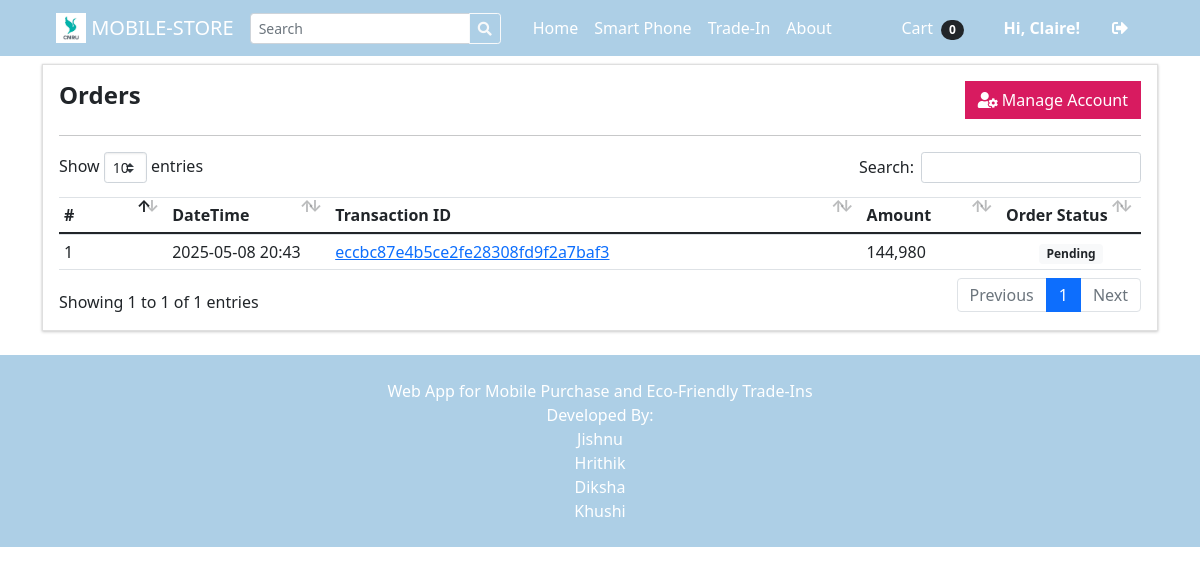
The app's page /?p=my_account (signed in) with its own data.
### tables this page shows
CREATE TABLE `categories` (
  `id` int(30) NOT NULL,
  `category` varchar(250) NOT NULL,
  `description` text DEFAULT NULL,
  `status` tinyint(1) NOT NULL DEFAULT 1,
  `date_created` datetime NOT NULL DEFAULT current_timestamp()
);

CREATE TABLE `orders` (
  `id` int(30) NOT NULL,
  `client_id` int(30) NOT NULL,
  `delivery_address` text NOT NULL,
  `payment_method` varchar(100) NOT NULL,
  `order_type` tinyint(1) NOT NULL COMMENT '1= pickup,2= deliver',
  `amount` double NOT NULL,
  `status` tinyint(2) NOT NULL DEFAULT 0,
  `paid` tinyint(1) NOT NULL DEFAULT 0,
  `date_created` datetime NOT NULL DEFAULT current_timestamp(),
  `date_updated` datetime DEFAULT NULL ON UPDATE current_timestamp()
);

### classes/DBConnection.php (called while the page is built, shortened)
<?php
class DBConnection{
    private $host = DB_SERVER;
    private $username = DB_USERNAME;
    private $password = DB_PASSWORD;
    private $database = DB_NAME;
    public $conn;
    public function __construct(){
        if (!isset($this->conn)) {
            $this->conn = new mysqli($this->host, $this->username, $this->password, $this->database);
        }
    }
}
?>

### classes/SystemSettings.php (called while the page is built, shortened)
<?php
class SystemSettings extends DBConnection{
	function userdata($field = ''){
		if(!empty($field)){
			if(isset($_SESSION['userdata'][$field]))
				return $_SESSION['userdata'][$field];
			else
				return null;
		}else{
			return false;
		}
	}
	function info($field=''){
		if(!empty($field)){
			if(isset($_SESSION['system_info'][$field]))
				return $_SESSION['system_info'][$field];
			else
				return false;
		}else{
			return false;
		}
	}
}
$_settings = new SystemSettings();
?>

### config.php (called while the page is built, shortened)
<?php
require_once('classes/DBConnection.php');
require_once('classes/SystemSettings.php');
function validate_image($file){
	if(!empty($file)){
		if(is_file(base_app.$file)){
			return base_url.$file;
		}else{
			return base_url.'dist/img/no-image-available.png';
		}
	}else{
		return base_url.'dist/img/no-image-available.png';
	}
}
?>

### my_account.php (the view, shortened to what this page needs)
<section class="py-2">
    <div class="container">
        <div class="card rounded-0">
            <div class="card-body">
                <div class="w-100 justify-content-between d-flex">
                    <h4><b>Orders</b></h4>
                    <a href="./?p=edit_account" class="btn btn btn-default btn-flat bg-maroon"><div class="fa fa-user-cog"></div> Manage Account</a>
                </div>
                    <hr class="border-warning">
                    <table class="table table-stripped text-dark">
                        <colgroup>
                            <col width="10%">
                            <col width="15">
                            <col width="25">
                            <col width="25">
                            <col width="15">
                        </colgroup>
                        <thead>
                            <tr>
                                <th>#</th>
                                <th>DateTime</th>
                                <th>Transaction ID</th>
                                <th>Amount</th>
                                <th>Order Status</th>
                            </tr>
                        </thead>
                        <tbody>
                            <?php
                                $i = 1;
                                $qry = $conn->query("SELECT o.*,concat(c.firstname,' ',c.lastname) as client from `orders` o inner join clients c on c.id = o.client_id where o.client_id = '".$_settings->userdata('id')."' order by unix_timestamp(o.date_created) desc ");
                                while($row = $qry->fetch_assoc()):
                            ?>
                                <tr>
                                    <td><?php echo $i++ ?></td>
                                    <td><?php echo date("Y-m-d H:i",strtotime($row['date_created'])) ?></td>
                                    <td><a href="javascript:void(0)" class="view_order" data-id="<?php echo $row['id'] ?>"><?php echo md5($row['id']); ?></a></td>
                                    <td><?php echo number_format($row['amount']) ?> </td>
                                    <td class="text-center">
                                            <?php if($row['status'] == 0): ?>
                                                <span class="badge badge-light text-dark">Pending</span>
                                            <?php elseif($row['status'] == 1): ?>
                                                <span class="badge badge-primary">Packed</span>
                                            <?php elseif($row['status'] == 2): ?>
                                                <span class="badge badge-warning">Out for Delivery</span>
                                            <?php elseif($row['status'] == 3): ?>
                                                <span class="badge badge-success">Delivered</span>
                                            <?php else: ?>
                                                <span class="badge badge-danger">Cancelled</span>
                                            <?php endif; ?>
                                        </td>
                                    </tr>
                            <?php endwhile; ?>
                        </tbody>
                    </table>
            </div>
        </div>
    </div>
</section>

### inc/topBarNav.php (shortened to what this page needs)
<nav class="navbar navbar-expand-lg navbar-dark" style="background-color: rgb(173, 207, 230);">
            <div class="container-fluid px-4 px-lg-5 ">
                <a class="navbar-brand" href="./">
                <img src="<?php echo validate_image($_settings->info('logo')) ?>" width="30" height="30" class="d-inline-block align-top" alt="" loading="lazy">
                <?php echo $_settings->info('short_name') ?>
                </a>
                <form class="form-inline" id="search-form">
                  <div class="input-group">
                    <input class="form-control form-control-sm form " type="search" placeholder="Search" aria-label="Search" name="search"  value="<?php echo isset($_GET['search']) ? $_GET['search'] : "" ?>"  aria-describedby="button-addon2">
                    <div class="input-group-append">
                      <button class="btn btn-outline-light btn-sm m-0" type="submit" id="button-addon2"><i class="fa fa-search"></i></button>
                    </div>
                  </div>
                </form>
                <div class="collapse navbar-collapse" id="navbarSupportedContent">
                    <ul class="navbar-nav me-auto mb-2 mb-lg-0 ms-lg-4">
                        <li class="nav-item"><a class="nav-link text-white" aria-current="page" href="./">Home</a></li>
                        <?php
                        $cat_qry = $conn->query("SELECT * FROM categories where status = 1  limit 10");
                        while($crow = $cat_qry->fetch_assoc()):
                          $sub_qry = $conn->query("SELECT * FROM sub_categories where status = 1 and parent_id = '{$crow['id']}'");
                          if($sub_qry->num_rows <= 0):
                        ?>
                        <li class="nav-item"><a class="nav-link text-white" aria-current="page" href="./?p=products&c=<?php echo md5($crow['id']) ?>"><?php echo $crow['category'] ?></a></li>
                        <?php endif; ?>
                        <?php endwhile; ?>
                        <li class="nav-item"><a class="nav-link text-white" href="./?p=tradein">Trade-In</a></li>
                        <li class="nav-item"><a class="nav-link text-white" href="./?p=about">About</a></li>
                    </ul>
                    <div class="d-flex align-items-center">
                      <?php if(!isset($_SESSION['userdata']['id'])): ?>
                        <button class="btn btn-outline-dark ml-2" id="login-btn" type="button">Login</button>
                        <?php else: ?>
                        <a class="text-dark mr-2 nav-link text-white" href="./?p=cart">
                            Cart
                            <span class="badge bg-dark text-white ms-1 rounded-pill" id="cart-count">
                              <?php
                              if(isset($_SESSION['userdata']['id'])):
                                $count = $conn->query("SELECT SUM(quantity) as items from `cart` where client_id =".$_settings->userdata('id'))->fetch_assoc()['items'];
                                echo ($count > 0 ? $count : 0);
                              else:
                                echo "0";
                              endif;
                              ?>
                            </span>
                        </a>
                            <a href="./?p=my_account" class="text-dark  nav-link text-white"><b> Hi, <?php echo $_settings->userdata('firstname')?>!</b></a>
                            <a href="logout.php" class="text-dark  nav-link text-white"><i class="fa fa-sign-out-alt"></i></a>
                        <?php endif; ?>
                    </div>
                </div>
            </div>
        </nav>

### records on screen
categories: category "Smart Phone"
orders: date_created "2025-05-08 20:43", id "eccbc87e4b5ce2fe28308fd9f2a7baf3", amount "144,980", status "Pending"

### other values on screen
$_settings->info('short_name') "MOBILE-STORE"
$_settings->userdata('firstname') "Claire"
